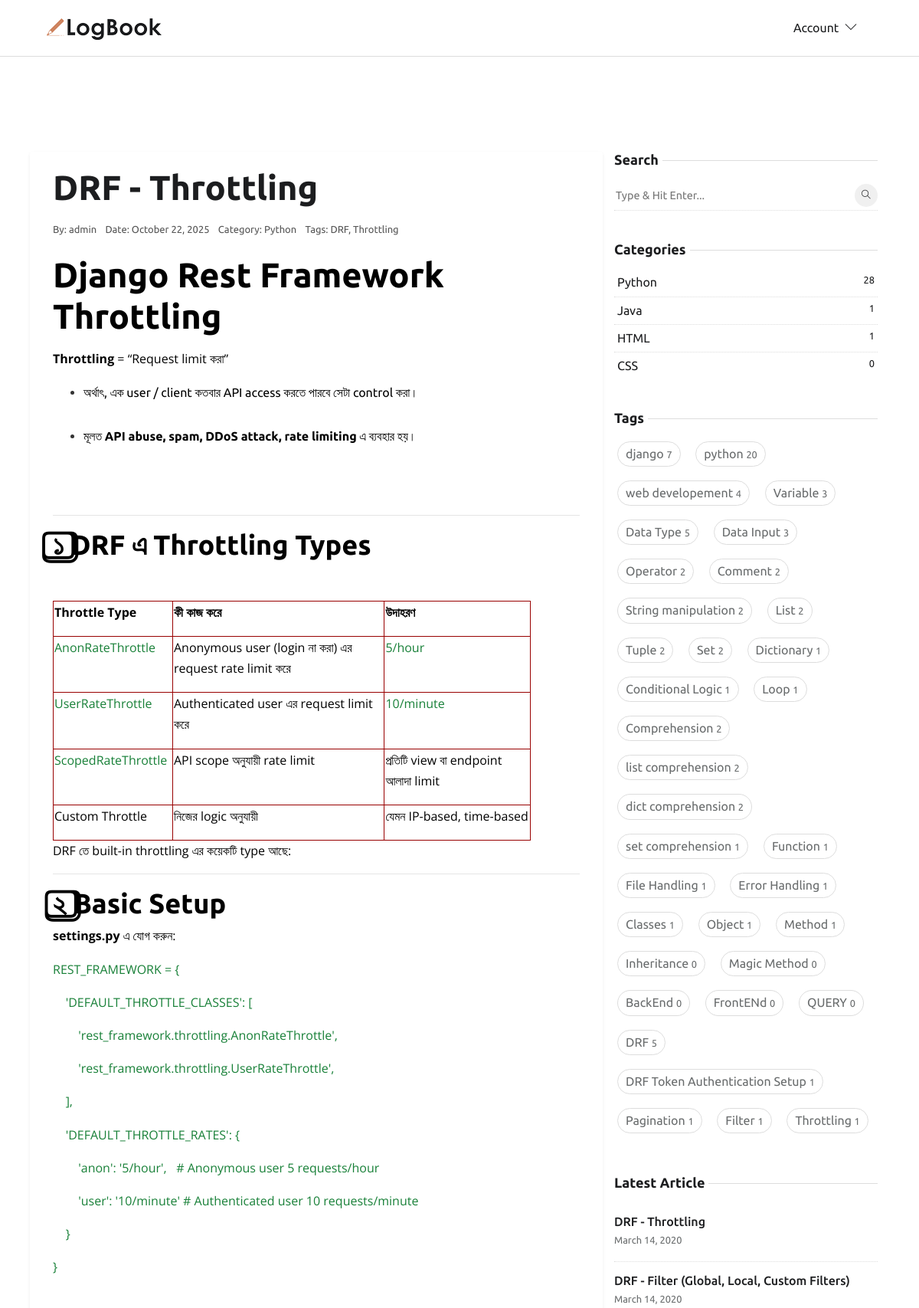
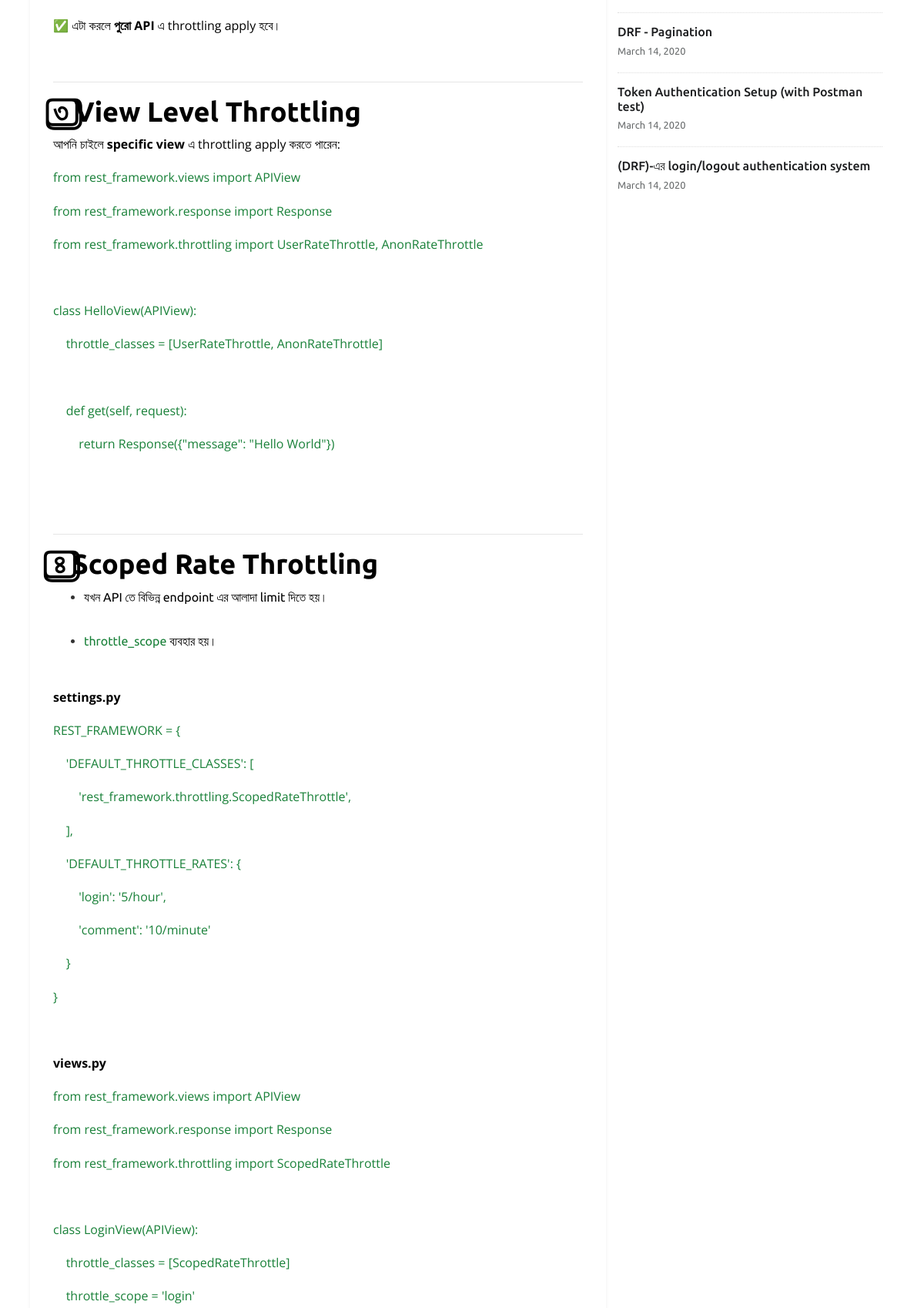
Page /blog/drf-throttling-04ea3e/ (upper part) on the committed database (2 pictures, top to bottom).
### app_home/models.py (models this page shows, shortened)
class Blog(models.Model):
    author = models.ForeignKey(
        settings.AUTH_USER_MODEL, related_name='user_blogs', on_delete=models.CASCADE
    )
    title = models.CharField(max_length=100, unique=True)
    slug = models.SlugField(unique=True, blank=True, null=True, max_length=300)
    content = RichTextUploadingField()
    category = models.ForeignKey(
        Category,
        related_name='category_blogs',
        on_delete=models.CASCADE
    )
    tags = models.ManyToManyField(Tag, related_name='tag_blogs')
    created_date = models.DateTimeField(auto_now_add=True)
    updated_date = models.DateTimeField(auto_now=True)
    class Meta:
        ordering = ['-created_date']
        indexes = [models.Index(fields=['title','created_date'])]
    class Meta:
        ordering = ['-created_date']
        indexes = [models.Index(fields=['title','created_date'])]
    def get_absolute_url(self):
        return reverse('blog-detail', kwargs={'slug': self.slug})

class Category(models.Model):
    title = models.CharField(max_length=50, unique=True, db_index=True)
    slug = models.SlugField(unique=True, blank=True, null=True, max_length=300)
    class Meta:
        verbose_name = "Category"
        verbose_name_plural = "Categories"

class Tag(models.Model):
    title = models.CharField(max_length=50, unique=True, db_index=True)
    slug = models.SlugField(unique=True, blank=True, null=True, max_length=300)

### app_account/models.py (models this page shows, shortened)
class CustomUser(AbstractBaseUser, PermissionsMixin):
    email = models.EmailField(unique=True)
    username = models.CharField(max_length=50)
    first_name = models.CharField(max_length=50, blank=True)
    last_name = models.CharField(max_length=50, blank=True)
    is_active = models.BooleanField(default=False)  # For Mail Verification
    is_staff = models.BooleanField(default=False)
    date_joined = models.DateTimeField(default=timezone.now)
    objects = CustomUserManager()
    USERNAME_FIELD = 'email'      # login field
    REQUIRED_FIELDS = ['username']  # required when creating superuser

### app_home/views.py (the view)
# urls.py: path('blog/<slug:slug>/', BlogDetailView.as_view(), name='blog-detail'),
class BlogDetailView(DetailView):
    model = Blog
    template_name = 'blog/blog.html'  # specify your template
    context_object_name = 'blog'  # the context variable in template
    slug_field = 'slug'        # model এর কোন field দিয়ে খুঁজবে
    slug_url_kwarg = 'slug'    # URL এর keyword argument
    def get_queryset(self):
        return Blog.objects.prefetch_related('tags', 'blog_images').all()

### app_home/context_processors.py (called while the page is built)
def get_all_categories(request):
    categories = Category.objects.all()
    return {'categories': categories}

def get_all_tags(request):
    tags = Tag.objects.all()
    return {'tags': tags}

def get_recent_blogs(request):
    recent_blogs = Blog.objects.order_by('-created_date')[:5]
    return {'recent_blogs': recent_blogs}

### templates/blog/blog.html (shortened to what this page needs)
{% extends 'base/base.html' %}
{% load static %}
{% block content %}
<section class="section">
    <div class="container p-4">
        <div class="row">
            <div class="blog-card col-lg-8 rounded shadow-sm">
                <article>
                    <h1>{{ blog.title }}</h1>
                    <ul class="list-inline post-meta mb-2">
                        <li class="list-inline-item">
                            By: {{ blog.author.get_full_name|default:blog.author.username }}
                        </li>
                        <li class="list-inline-item">
                            Date: {{ blog.created_date|date:"F d, Y" }}
                        </li>
                        <li class="list-inline-item">
                            Category: {{ blog.category.title }}
                        </li>
                        <li class="list-inline-item">
                            Tags:
                            {% for tag in blog.tags.all %}
                            <span>{{ tag.title }}</span>{% if not forloop.last %}, {% endif %}
                            {% endfor %}
                        </li>
                    </ul>
                    <div class="post-content">
                        {{ blog.content|safe }}
                    </div>
                </article>
            </div>
            <div class="col-lg-4">
                {% include 'base/sideber.html' %}
            </div>
        </div>
    </div>
</section>
{% endblock %}

### templates/base/sideber.html (shortened to what this page needs)
{% load static %}
<div class="widget">
   <h5 class="widget-title"><span>Search</span></h5>
   <form action="{% url 'search-results' %}" method="GET" class="widget-search position-relative">
      <input id="search-query" name="q" type="search" required placeholder="Type & Hit Enter..." autocomplete="off">
      <button type="submit"><i class="ti-search"></i></button>
   </form>
</div>
<div class="widget">
   <h5 class="widget-title"><span>Categories</span></h5>
   <ul class="list-unstyled widget-list">
      {% for cat in categories %}
      <li class="cate-card p-1">
         <a href="{% url 'category-blogs' cat.slug %}" class="d-flex">
            {{cat.title}}
            <small class="ml-auto">{{cat.category_blogs.count}}</small>
         </a>
      </li>
      {% endfor %}
   </ul>
</div>
<div class="widget">
   <h5 class="widget-title"><span>Tags</span></h5>
   <ul class="list-inline widget-list-inline">
      {% for tag in tags %}
      <li class="list-inline-item cate-card p-1">
         <a href="{% url 'tag-blogs' tag.slug %}">
            {{tag.title}}
            <small class="ml-auto">{{tag.tag_blogs.count}}</small></a>
      </li>
      {% endfor %}
   </ul>
</div>
<div class="widget">
   <h5 class="widget-title"><span>Latest Article</span></h5>
   <ul class="list-unstyled widget-list">
      {% for blog in recent_blogs %}
      <li class="media widget-post align-items-center">
         <div class="media-body">
            <h5 class="h6 mb-0"><a href="{{ blog.get_absolute_url }}">{{blog.title}}</a>
            </h5>
            <small>March 14, 2020</small>
         </div>
      </li>
      {% endfor %}
   </ul>
</div>

### static/css/style.css (style rules this page uses)
body { line-height: 1.7; font-family: 'Ubuntu', sans-serif; -webkit-font-smoothing: antialiased; color: #696c6d; font-size: 16px; }
p, .paragraph { font-weight: 400; color: #696c6d; font-size: 16px; line-height: 1.7; font-family: "Open Sans", sans-serif; }
h1, h2, h3, h4, h5, h6 { color: #1c1d1f; font-family: 'Ubuntu', sans-serif; font-weight: 600; line-height: 1.2; }
h1, .h1 { font-size: 45px; }
h2, .h2 { font-size: 36px; }
h5, .h5 { font-size: 18px; }
h6, .h6 { font-size: 16px; }
body { background-color: #fff; overflow-x: hidden; }
a, a:hover, a:focus { text-decoration: none; }
a, button, select { cursor: pointer; transition: 0.2s ease; }
.section { padding-top: 100px; padding-bottom: 100px; }
.post-meta li { margin-right: 10px; font-size: 90%; }
.widget { background: #fff; margin-bottom: 40px; }
.widget-title { position: relative; margin-bottom: 15px; }
.widget-title span { background: #fff; position: relative; padding-right: 5px; z-index: 1; }
.widget-title::before { position: absolute; content: ""; right: 0; height: 1px; width: 100%; background: #ddd; top: 50%; }
.widget-search { position: relative; }
.widget-search input { border: 0; border-bottom: 1px dotted #ddd; width: 100%; height: 40px; }
.widget-search input::placeholder { font-size: 90%; }
.widget-search button { height: 30px; width: 30px; line-height: 30px; display: inline-block; padding: 0; background: #f0f0f0; color: #1c1d1f; text-align: center; border-radius: 50%; position: absolute; right: 0; top: 5px; border: 0; font-size: 12px; }
.widget-list li { padding: 5px 0; }
.widget-list li:not(:last-child) { border-bottom: 1px dotted #ddd; }
.widget-list li a { color: #1c1d1f; }
.widget-list-inline li { margin-bottom: 10px; }
.widget-list-inline li a { padding: 2px 10px; border: 1px solid #ddd; border-radius: 40px; display: block; color: #696c6d; }
.widget-post { padding: 15px 0 !important; }
.blog-card { background-color: #ffffff; border-radius: 20px; box-shadow: 0 4px 15px rgba(0, 0, 0, 0.2); padding: 0 30px 30px 30px; transition: transform 0.3s, box-shadow 0.3s; margin-bottom: 30px; }
.blog-card h1 { margin-top: 20px; margin-bottom: 15px; }
.blog-card .post-meta { font-size: 0.9rem; color: #555; margin-bottom: 15px; }
.blog-card .post-content { line-height: 1.8; color: #333; }

### rows in the picture
Blog: title "DRF - Throttling", author.get_full_name "admin", created_date "October 22, 2025", category "Python", content "Django Rest Framework Throttling Throttling = “Request limit করা” অর্থাৎ, এক user / client কতবার API access করতে পারবে সেটা control করা। মূলত API abuse, spam, DDoS attack, rate limiting এ ব্যবহার হয়। ১️⃣ DRF এ Throttling Types Throttle Type কী কাজ করে উদাহরণ AnonRateThrottle Anonymous user (login না করা) এর request rate limit করে 5/hour UserRateThrottle Authenticated user এর request limit করে 10/minute ScopedRateThrottle API scope অনুযায়ী rate limit প্রতিটি view বা endpoint আলাদা limit Custom Throttle নিজের logic অনুযায়ী যেমন IP-based, time-based DRF তে built-in throttling এর কয়েকটি type আছে: ২️⃣ Basic Setup settings.py এ যোগ করুন: REST_FRAMEWORK = { 'DEFAULT_THROTTLE_CLASSES': […"
Tag: title "DRF", tag_blogs.count "5"
Tag: title "Throttling", tag_blogs.count "1"
Category: title "Python", category_blogs.count "28"
Category: title "Java", category_blogs.count "1"
Category: title "HTML", category_blogs.count "1"
Category: title "CSS", category_blogs.count "0"
Tag: title "django", tag_blogs.count "7"
Tag: title "python", tag_blogs.count "20"
Tag: title "web developement", tag_blogs.count "4"
Tag: title "Variable", tag_blogs.count "3"
Tag: title "Data Type", tag_blogs.count "5"
Tag: title "Data Input", tag_blogs.count "3"
Tag: title "Operator", tag_blogs.count "2"
Tag: title "Comment", tag_blogs.count "2"
Tag: title "String manipulation", tag_blogs.count "2"
Tag: title "List", tag_blogs.count "2"
Tag: title "Tuple", tag_blogs.count "2"
Tag: title "Set", tag_blogs.count "2"
Tag: title "Dictionary", tag_blogs.count "1"
Tag: title "Conditional Logic", tag_blogs.count "1"
Tag: title "Loop", tag_blogs.count "1"
Tag: title "Comprehension", tag_blogs.count "2"
Tag: title "list comprehension", tag_blogs.count "2"
Tag: title "dict comprehension", tag_blogs.count "2"
Tag: title "set comprehension", tag_blogs.count "1"
Tag: title "Function", tag_blogs.count "1"
Tag: title "File Handling", tag_blogs.count "1"
Tag: title "Error Handling", tag_blogs.count "1"
Tag: title "Classes", tag_blogs.count "1"
Tag: title "Object", tag_blogs.count "1"
Tag: title "Method", tag_blogs.count "1"
Tag: title "Inheritance", tag_blogs.count "0"
Tag: title "Magic Method", tag_blogs.count "0"
Tag: title "BackEnd", tag_blogs.count "0"
Tag: title "FrontENd", tag_blogs.count "0"
Tag: title "QUERY", tag_blogs.count "0"
Tag: title "DRF Token Authentication Setup", tag_blogs.count "1"
Tag: title "Pagination", tag_blogs.count "1"
Tag: title "Filter", tag_blogs.count "1"
Blog: title "DRF - Filter (Global, Local, Custom Filters)"
Blog: title "DRF - Pagination"
Blog: title "Token Authentication Setup (with Postman test)"
Blog: title "(DRF)-এর login/logout authentication system"
